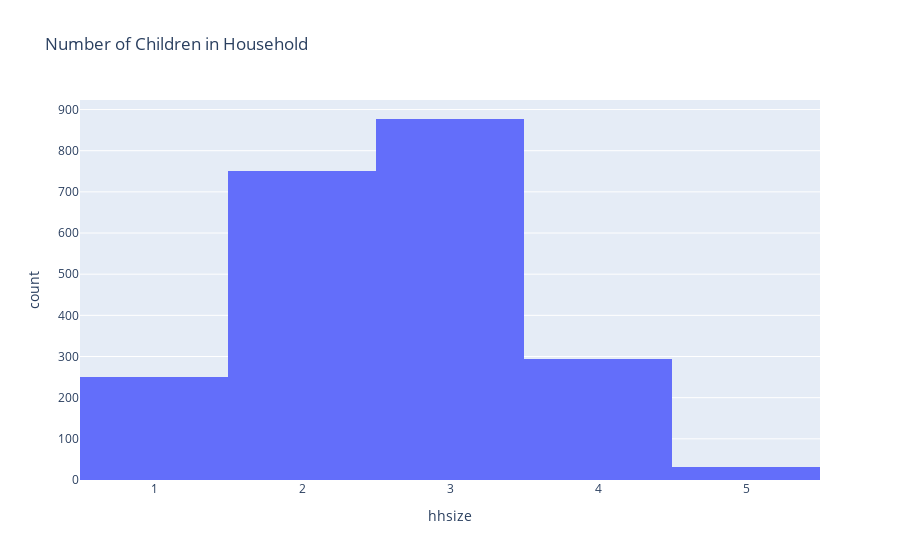

Notebook source saved alongside this figure:
### Code cell
fig4 = px.histogram(df, x='hhsize', title = 'Number of Children in Household')
fig4.show()

### Figure 1 — Plotly figure (JSON) as saved in the notebook; plotly's stock layout.template omitted (floating-point values rounded to 4 significant figures; data arrays with more than 128 entries replaced by an {"elided": "..."} marker saying what was removed)
{"data": [{"alignmentgroup": "True", "bingroup": "x", "hovertemplate": "hhsize=%{x}<br>count=%{y}<extra></extra>", "legendgroup": "", "marker": {"color": "#636efa", "pattern": {"shape": ""}}, "name": "", "offsetgroup": "", "orientation": "v", "showlegend": false, "type": "histogram", "x": {"elided": "2205 int values"}, "xaxis": "x", "yaxis": "y"}], "layout": {"barmode": "relative", "legend": {"tracegroupgap": 0}, "title": {"text": "Number of Children in Household"}, "xaxis": {"anchor": "y", "domain": [0, 1], "title": {"text": "hhsize"}}, "yaxis": {"anchor": "x", "domain": [0, 1], "title": {"text": "count"}}}}
